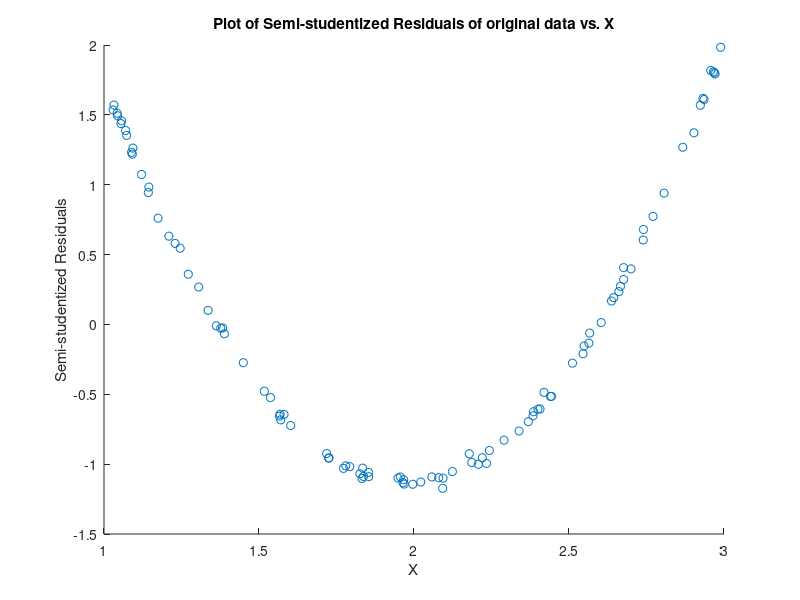
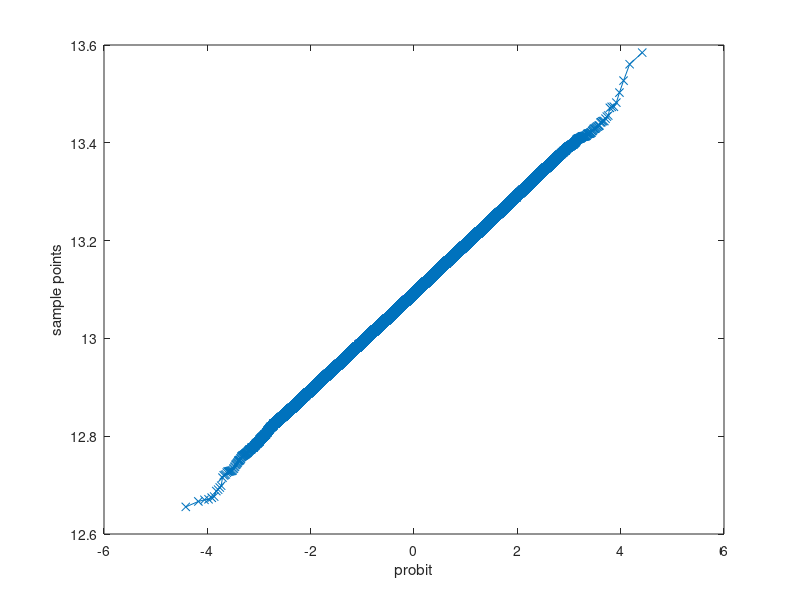
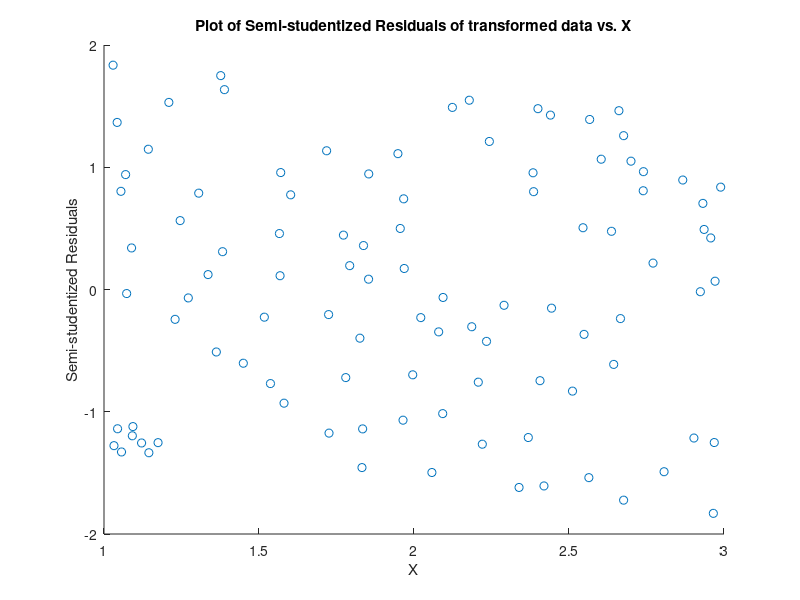
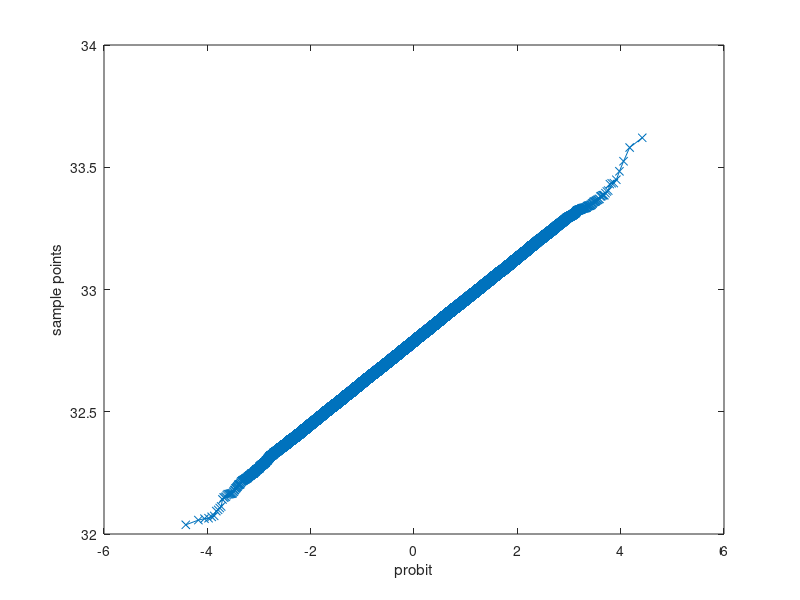

Recreate these plots in MATLAB, in order.
% original model non-linear
clear all;
clc;

n = 100;
alpha = 0.1;   % level of significance
X_1 = ones(n,1);
X_2 = 1+2*rand(n,1);
X_2_sq = (X_2).^2;
X = [X_1, X_2];

% transformation on X
% X_3 = (X_2.^2).*log(X_2.^2);
% X_t = [X_1, X_2_sq, X_3];

beta0 = 1;
beta1 = 10;

% normal error
er = normrnd(0, 0.1, n, 1);

% original model
Y = beta0 + beta1*(X_2_sq) + er;

% regression on original data
[b,bint,r,rint,stats] = regress(Y,X);
Y_cap = b(1) + b(2)*(X_2);

% residual plot to check deviation from linearity & homoscedasticity and to detect the presence of outliers
rs = r/(sqrt(stats(4)));    % semi-studentized residuals
figure, scatter(X_2, rs);
title ('Plot of Semi-studentized Residuals of original data vs. X');
xlabel('X');
ylabel('Semi-studentized Residuals');

% Lack of fit test on original model
m1 = 2;
y = n+1;
er_lf = zeros(m1, (y-1));
Y_lf = zeros(m1, (y-1));
Ymean_lf = zeros(1,(y-1));
YSSPE_lf = zeros(m1, (y-1));
YSSE_lf = zeros(m1, (y-1));
for j = 1:(y-1)
    for i = 1:m1
        er_lf(i,j) = normrnd(0,0.1);
        Y_lf(i,j) = beta0 + beta1*(X_2(j)) + er_lf(i,j);
    end
    Ymean_lf(j) = mean(Y_lf(:,j));
    for i = 1:m1
        YSSPE_lf(i,j) = (Y_lf(i,j)-Ymean_lf(j))^2;
        YSSE_lf(i,j) = (Y_lf(i,j)-(Y_cap(j)))^2;
    end
end
SSPE = sum(sum(YSSPE_lf));
SSE = sum(sum(YSSE_lf));
SSLF = SSE - SSPE;
MSLF = SSLF/((y-1)-2);
MSPE = SSPE/((m1*(y-1))-(y-1));
F_star = MSLF/MSPE;
F = finv((1-alpha),((y-1)-2),((m1*(y-1))-(y-1)));
if F_star > F
    disp('Regression Function is not linear for original model');
else disp('Regression Function is linear for original model');
end

% Outlier Analysis: Removing the outliers beyond 3 standard deviations 
k = 0;
for i = 1:n
    if (abs(rs(i))>3)
        k = [i,k];
    end
end

s = length(k);
km = zeros(1, s-1);
for i = 1:s-1
    km(i) = k(i);
end

X_2_temp1 = X_2;
er_temp1 = er;
Y_lf_temp1 = Y_lf;
for i=1:n
    for j=1:s-1
        if (km(j)==i)
            X_2_temp1(i) = 0;
            er_temp1(i) = 0;
            Y_lf_temp1(:,i) = zeros(m1,1);
        end
    end
end

X_2_temp2 = 0;
er_temp2 = 0;
Y_lf_temp2 = zeros(m1,1);
for p=1:n
    if (X_2_temp1(p)~=0)
        X_2_temp2 = [X_2_temp1(p);X_2_temp2];
    end
    if (er_temp1(p)~=0)
        er_temp2 = [er_temp1(p);er_temp2];
    end
    if (Y_lf_temp1(:,p)~=zeros(m1,1))
        Y_lf_temp2 = [Y_lf_temp1(:,p),Y_lf_temp2];
    end
end

y = length(X_2_temp2);  % = n-s+2
X_2_m = zeros((n-s+1),1);
er_m = zeros((n-s+1),1);
Y_lf_m = zeros(m1,(n-s+1));
for i = 1:y-1
    X_2_m(i) = X_2_temp2(i);
    er_m(i) = er_temp2(i);
    Y_lf_m(:,i) = Y_lf_temp2(:,i);
end

X_1_m = ones(y-1,1);
X_m = [X_1_m, X_2_m];

% original model modified by removing the outliers
Y_m = beta0 + beta1*(X_2_m.^2) + er_m;

% qq plot to check deviation in distribution of Y from normality
m = 100000;
er_d = normrnd(0, 0.1, m, 1);
Y_d = beta0 + beta1*(X_2(50)) + er_d;
figure, qqplot(Y_d);

% Box-Cox transformation on Y
GM = geomean(Y);
V = @(lambda) (((Y.^lambda)-1)./(lambda*(GM^(lambda-1))));
V_cap = @(lambda) (X*(inv(X'*X))*(X')*V(lambda));
RSS = @(lambda) ((V(lambda)-V_cap(lambda))'*(V(lambda)-V_cap(lambda)));
lambda_max = fminbnd(RSS, -10, 10);
W = V(lambda_max);  % transformed Y
W_d = (((Y_d.^lambda_max)-1)./(lambda_max*(GM^(lambda_max-1))));
W_lf = (((Y_lf_m.^lambda_max)-1)./(lambda_max*(GM^(lambda_max-1))));

% regression on transformed data
[b_t,bint_t,r_t,rint_t,stats_t] = regress(W,X_m);
W_cap = b_t(1) + b_t(2)*(X_2);
rs_t = r_t/(sqrt(stats_t(4)));

% residual plot after transformation to check deviation from linearity & homoscedasticity and to detect the presence of outliers
figure, scatter(X_2_m, rs_t);
title ('Plot of Semi-studentized Residuals of transformed data vs. X');
xlabel('X');
ylabel('Semi-studentized Residuals');

% qq plot to check distribution of Y after transformation
figure, qqplot(W_d);

% Lack of fit test after transformation
Wmean_lf = zeros(1,(y-1));
WSSPE_lf = zeros(m1, (y-1));
WSSE_lf = zeros(m1, (y-1));
for j = 1:(y-1)
    Wmean_lf(j) = mean(W_lf(:,j));
    for i = 1:m1
        WSSPE_lf(i,j) = (W_lf(i,j)-Wmean_lf(j))^2;
        WSSE_lf(i,j) = (W_lf(i,j)-(W_cap(j)))^2;
    end
end
SSPE_t = sum(sum(WSSPE_lf));
SSE_t = sum(sum(WSSE_lf));
SSLF_t = SSE_t - SSPE_t;
MSLF_t = SSLF_t/((y-1)-2);
MSPE_t = SSPE_t/((m1*(y-1))-(y-1));
F_star_t = MSLF_t/MSPE_t;
F_t = finv((1-alpha),((y-1)-2),((m1*(y-1))-(y-1)));
if F_star_t > F_t
    disp('Regression Function is not linear after transformation');
else disp('Regression Function is linear after transformation');
end